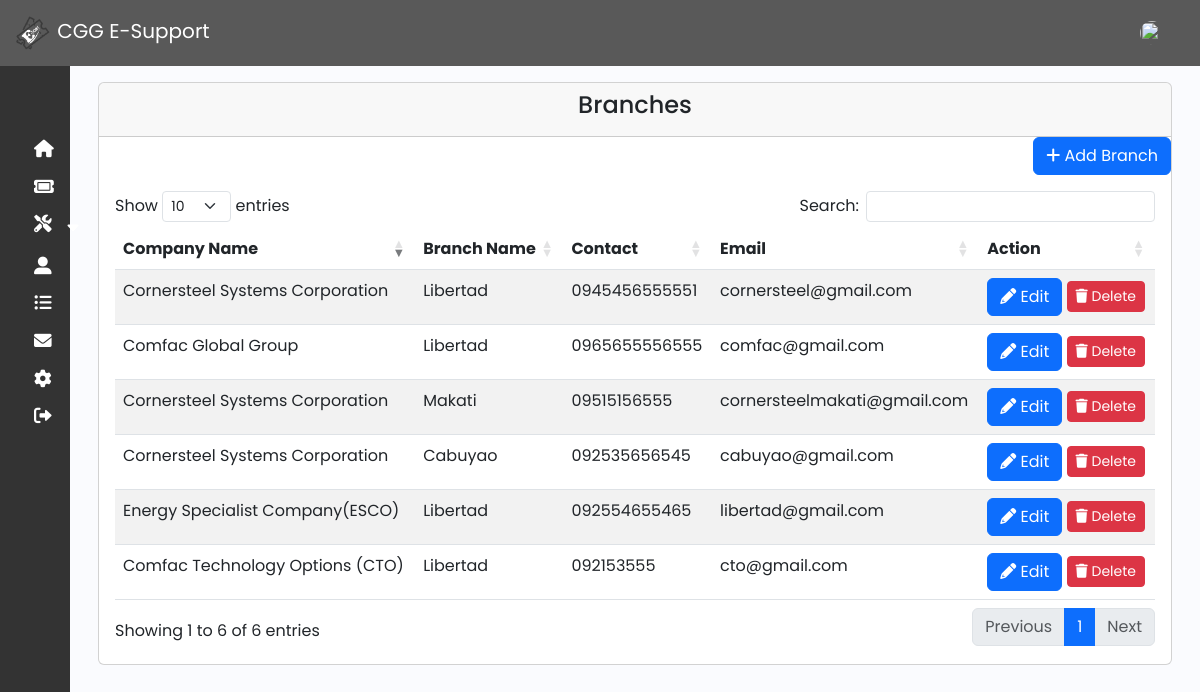
The app's page /admin/branch.php (signed in) with its own data.
### tables this page shows
CREATE TABLE `branch` (
  `id` int(50) NOT NULL,
  `company` varchar(50) NOT NULL,
  `branch_name` varchar(191) NOT NULL,
  `branch_address` varchar(191) NOT NULL,
  `contact` varchar(191) NOT NULL,
  `email` varchar(191) NOT NULL,
  `created_at` timestamp NOT NULL DEFAULT current_timestamp()
);

### function/myfunction.php (called while the page is built, shortened)
<?php
include('mysql_connect.php');
function getAll($table)
{
    global $con;
    $query = "SELECT * FROM $table";
    return $query_run = mysqli_query($con, $query);
}
?>

### admin/branch.php (the view, shortened to what this page needs)
<?php include('../function/myfunction.php');
include 'sidebar_navbar.php';
?>
<!DOCTYPE html>
<html lang="en">
<head>
    <link href="https://cdn.jsdelivr.net/npm/bootstrap@5.3.0-alpha3/dist/css/bootstrap.min.css" rel="stylesheet">
    <link rel="stylesheet" href="https://cdnjs.cloudflare.com/ajax/libs/font-awesome/6.0.0-beta3/css/all.min.css">
    <link href="https://cdn.lineicons.com/4.0/lineicons.css" rel="stylesheet" />
    <link rel="stylesheet" href="https://cdnjs.cloudflare.com/ajax/libs/twitter-bootstrap/5.3.0/css/bootstrap.min.css">
    <link rel="stylesheet" href="https://cdn.datatables.net/1.13.7/css/dataTables.bootstrap5.min.css">
    <link rel="stylesheet" href="css/sidebar.css">
</head>
<body>
    <div class="main p-3">
        <div class="container">
            <div class="row">
                <div class="col-md-12">
                    <div class="card">
                        <div class="card-header">
                            <h4 class="text-center">Branches</h4>
                        </div>
                        <div class="text-end">
                            <button class="btn btn-primary" data-bs-toggle="modal" data-bs-target="#addBranchModal"><i class="fas fa-plus"></i>&nbsp;Add Branch</button>
                        </div>
                        <div class="card-body" id="category_table">
                            <table id="example" class="table table-striped" style="width:100%">
                                <thead>
                                    <tr>
                                        <th>Company Name</th>
                                        <th>Branch Name</th>
                                        <th>Contact</th>
                                        <th>Email</th>
                                        <th>Action</th>
                                    </tr>
                                </thead>
                                <tbody>
                                    <?php
                                    $branch = getAll("branch");
                                    if (mysqli_num_rows($branch) > 0) {
                                        foreach ($branch as $item) {
                                    ?>
                                            <tr>
                                                <td><?= $item['company']; ?></td>
                                                <td><?= $item['branch_name']; ?></td>
                                                <td><?= $item['contact']; ?></td>
                                                <td><?= $item['email']; ?></td>
                                                <td>
                                                    <a href="#" class="btn btn-primary" data-bs-toggle="modal" data-bs-target="#editBranchModal<?= $item['id']; ?>"><i class="fas fa-pencil"></i>&nbsp;Edit</a>
                                                    <a href="#" class="btn btn-sm btn-danger" data-bs-toggle="modal" data-bs-target="#branchDepartmentModal<?= $item['id']; ?>">
                                                        <i class="fas fa-trash"></i>&nbsp;Delete
                                                    </a>
                                                </td>
                                            </tr>
                                    <?php
                                        }
                                    }
                                    ?>
                                </tbody>
                            </table>
                        </div>
                    </div>
                </div>
            </div>
        </div>
    </div>
</body>
</html>

### admin/css/sidebar.css (style rules this page uses)
a { text-decoration: none; }
body { font-family: "Poppins", sans-serif; }
.main { min-height: 100vh; width: 100%; overflow: hidden; transition: all 0.35s ease-in-out; background-color: #fafbfe; }

### records on screen
branch: company "Cornersteel Systems Corporation", branch_name "Libertad", contact "0945456555551", email "cornersteel@gmail.com"
branch: company "Comfac Global Group", branch_name "Libertad", contact "0965655556555", email "comfac@gmail.com"
branch: company "Cornersteel Systems Corporation", branch_name "Makati", contact "09515156555", email "cornersteelmakati@gmail.com"
branch: company "Cornersteel Systems Corporation", branch_name "Cabuyao", contact "092535656545", email "cabuyao@gmail.com"
branch: company "Energy Specialist Company(ESCO)", branch_name "Libertad", contact "092554655465", email "libertad@gmail.com"
branch: company "Comfac Technology Options (CTO)", branch_name "Libertad", contact "092153555", email "cto@gmail.com"
